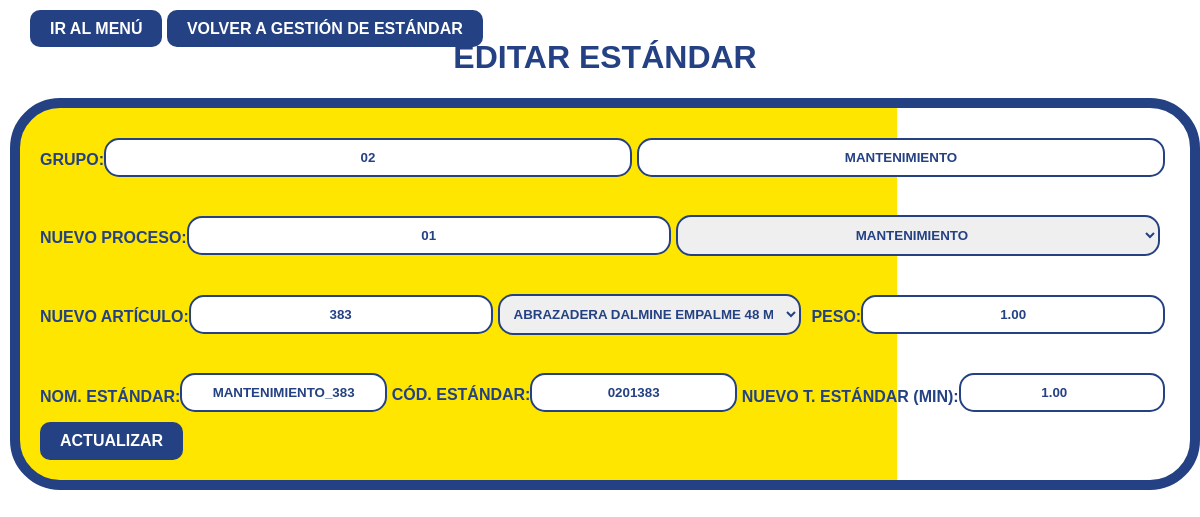
Page /productividad/estandar/editarEstandar.php?codigo=0201383 (signed in) on the committed database.
### tables this page shows
CREATE TABLE `estandar` (
  `id` int(11) NOT NULL,
  `cod_grupo` varchar(25) NOT NULL,
  `grupo` varchar(200) NOT NULL,
  `cod_proceso` varchar(25) NOT NULL,
  `proceso` varchar(200) NOT NULL,
  `cod_articulo` varchar(25) NOT NULL,
  `articulo` varchar(200) NOT NULL,
  `peso` decimal(10,2) NOT NULL,
  `cod_estandar` varchar(50) NOT NULL,
  `nombre_estandar` varchar(50) NOT NULL,
  `t_estandar` decimal(4,2) NOT NULL
);

### productividad/estandar/editarEstandar.php (the view, shortened to what this page needs)
<?php
$servername = "localhost";
$username = "root";
$password = "";
$dbname = "datosgenerales";
$conn = new mysqli($servername, $username, $password, $dbname);
$codigo_estandar = isset($_GET['codigo']) ? $_GET['codigo'] : null;
$sql = "SELECT nombre_estandar, t_estandar, cod_grupo, cod_proceso, cod_articulo, peso, grupo FROM estandar WHERE cod_estandar = '$codigo_estandar'";
$result = $conn->query($sql);
if ($result->num_rows > 0) {
    $row = $result->fetch_assoc();
    $nombre_estandar = $row["nombre_estandar"];
    $t_estandar = $row["t_estandar"];
    $cod_grupo = $row["cod_grupo"];
    $cod_proceso = $row["cod_proceso"];
    $cod_articulo = $row["cod_articulo"];
    $peso = $row["peso"];
    $grupo = $row["grupo"];
}
$sql_procesos = "SELECT codigo, nombre FROM procesos";
$result_procesos = $conn->query($sql_procesos);
$sql_articulos = "SELECT codigo, articulo FROM articulos";
$result_articulos = $conn->query($sql_articulos);
?>
<!DOCTYPE html>
<html lang="es">
<head>
    <link rel="stylesheet" href="editarEstandar.css">
</head>
<body>
<a href="/productividad/menu.php" class="boton-menu">IR AL MENÚ</a>
<a href="estandar.php" class="boton-menu">VOLVER A GESTIÓN DE ESTÁNDAR</a>
    <h1>EDITAR ESTÁNDAR</h1>
    <form id="form-editar" action="actualizarEstandar.php" method="post">
        <div class="container" id="container-grupo">
            <label for="grupo" style="position: relative">GRUPO:</label><br>
            <input type="text" id="cod_grupo" name="cod_grupo" value="<?php echo $cod_grupo; ?>" readonly style="width: 48%;"><br>
            <input type="text" id="grupo" name="grupo" value="<?php echo $grupo; ?>" readonly><br>
        </div><br>
        <div class="container" id="container-proceso">
            <label for="proceso" style="position: relative">NUEVO PROCESO:</label><br>
            <input type="text" id="cod_proceso" name="cod_proceso" value="<?php echo $cod_proceso; ?>" readonly style="width: 48%;"><br>
            <select id="proceso" name="proceso" required onchange="updateCodigoProceso()" style="width: 48%; font-weight: bold; color: #244183; display: block; margin-bottom: 10px; text-align: center; position: relative; z-index: 2; padding: 10px; border: 2px solid #244183; border-radius: 15px;">
                <?php
                if ($result_procesos->num_rows > 0) {
                    while($row = $result_procesos->fetch_assoc()) {
                        $selected = ($row["codigo"] == $cod_proceso) ? "selected" : "";
                        echo "<option value='".$row["codigo"]."' $selected>".$row["nombre"]."</option>";
                    }
                }
                ?>
            </select>
        </div><br>
        <div class="container" id="container-articulo">
            <label for="articulo">NUEVO ARTÍCULO:</label><br>
            <input type="text" id="cod_articulo" name="cod_articulo" value="<?php echo $cod_articulo; ?>" readonly style="width: 48%;"><br>
            <select id="articulo" name="articulo" required onchange="updateCodigoArticulo(), obtenerPeso()" style="width: 48%; font-weight: bold; color: #244183; display: block; margin-bottom: 10px; text-align: center; position: relative; z-index: 2; padding: 10px; border: 2px solid #244183; border-radius: 15px;">
                <?php
                if ($result_articulos->num_rows > 0) {
                    while($row = $result_articulos->fetch_assoc()) {
                        $selected = ($row["codigo"] == $cod_articulo) ? "selected" : "";
                        echo "<option value='".$row["codigo"]."' $selected>".$row["articulo"]."</option>";
                    }
                }
                ?>
            </select><br>
            <label for="peso">PESO:</label><br>
            <input type="decimal" id="peso" name="peso" value="<?php echo $peso; ?>" readonly><br>
        </div><br>
        <div class="container" id="container-nombre-tiempo">
            <div class="label-container">
                <label for="nombre_estandar_editar">NOM. ESTÁNDAR:</label>
            </div>
            <input type="text" id="nombre_estandar_editar" name="nombre_estandar" readonly value="<?php echo $nombre_estandar; ?>"><br>
            <label for="codigo_estandar">CÓD. ESTÁNDAR:</label><br>
            <input type="text" id="codigo_estandar" name="codigo_estandar" value="<?php echo $codigo_estandar; ?>" readonly ><br>
            <div class="label-container">
                <label for="t_estandar_editar">NUEVO T. ESTÁNDAR (MIN):</label>
            </div>
            <input type="number" id="t_estandar_editar" name="t_estandar" min="0.1" step="0.1" value="<?php echo $t_estandar; ?>"><br>
        </div>
        <input type="submit" value="ACTUALIZAR" class="boton-actualizar" onclick="return confirmarActualizacion()">
    </form>
</body>
</html>

### productividad/estandar/editarEstandar.css (style rules this page uses)
body { background-color: #FFFFFF; color: #000000; font-family: Arial, sans-serif; margin: 0; margin-left: 10px; }
h1, h2 { text-align: center; color: #244183; font-weight: bold; margin-left: 0; }
form { max-width: 1200px; margin: 20px auto; padding: 20px; border: 10px solid #244183; border-radius: 50px; position: relative; background: linear-gradient(to right, #ffe600, #ffe600 75%, transparent 50%); overflow: hidden; }
form::before { content: ''; position: absolute; top: 0; bottom: 0; left: 50%; border-left: 20px solid #244183; transform: translateX(-50%); z-index: -1; background-color: transparent; border-left: none; width: 75%; }
.container { position:relative; margin-top: 10px; display: flex; align-items: center; }
.container select { flex: 1; margin-right: 10px; width: 48%; }
.container label { width: auto; text-align: center; margin-right: 0; margin-bottom: 5px; font-weight: bold; color: #244183; }
.container input { flex: 1; margin-right: 5px; width: 48%; font-weight: bold; color: #244183; display: block; margin-bottom: 10px; text-align: center; position: relative; z-index: 2; padding: 10px; margin-top: 0px; border: 2px solid #244183; border-radius: 15px; }
.boton-menu { position: relative; top: 20px; left: 20px; background-color: #244183; color: #FFFFFF; padding: 10px 20px; border: none; border-radius: 10px; font-size: 16px; font-weight: bold; text-decoration: none; transition: background-color 0.3s ease; }
.boton-actualizar { background-color: #244183; color: #FFFFFF; padding: 10px 20px; border: none; border-radius: 10px; font-size: 16px; font-weight: bold; text-decoration: none; transition: background-color 0.3s ease; }

### rows in the picture
estandar: cod_grupo "02", grupo "MANTENIMIENTO", cod_proceso "01", cod_articulo "383", peso "1.00", nombre_estandar "MANTENIMIENTO_383", t_estandar "1.00"

### other values in the picture
form field proceso "MANTENIMIENTO"
form field articulo "ABRAZADERA DALMINE EMPALME 48 MM"
